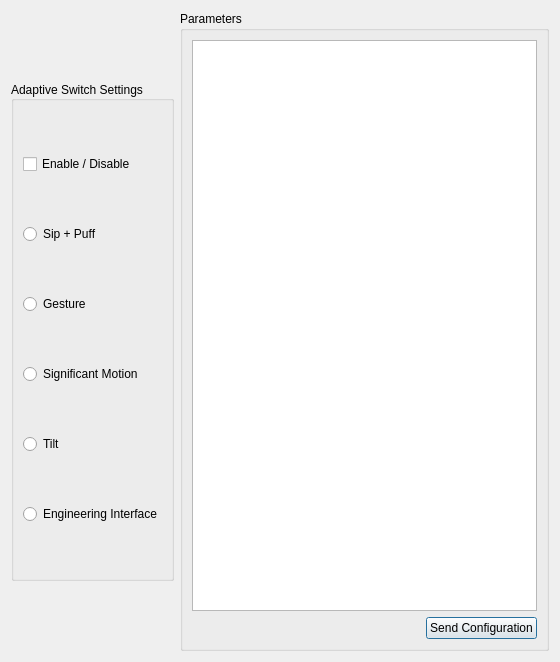
<?xml version="1.0" encoding="UTF-8"?>
<ui version="4.0">
 <class>Dialog</class>
 <widget class="QDialog" name="Dialog">
  <property name="geometry">
   <rect>
    <x>0</x>
    <y>0</y>
    <width>560</width>
    <height>662</height>
   </rect>
  </property>
  <property name="windowTitle">
   <string>Dialog</string>
  </property>
  <layout class="QHBoxLayout" name="horizontalLayout">
   <item>
    <widget class="QGroupBox" name="groupBox">
     <property name="sizePolicy">
      <sizepolicy hsizetype="Preferred" vsizetype="Maximum">
       <horstretch>0</horstretch>
       <verstretch>0</verstretch>
      </sizepolicy>
     </property>
     <property name="maximumSize">
      <size>
       <width>16777215</width>
       <height>500</height>
      </size>
     </property>
     <property name="title">
      <string>Adaptive Switch Settings</string>
     </property>
     <property name="alignment">
      <set>Qt::AlignLeading|Qt::AlignLeft|Qt::AlignVCenter</set>
     </property>
     <property name="flat">
      <bool>false</bool>
     </property>
     <property name="checkable">
      <bool>false</bool>
     </property>
     <layout class="QVBoxLayout" name="verticalLayout">
      <item>
       <widget class="QCheckBox" name="checkBox">
        <property name="text">
         <string>Enable / Disable</string>
        </property>
       </widget>
      </item>
      <item>
       <widget class="QRadioButton" name="radioButton_4">
        <property name="text">
         <string>Sip + Puff</string>
        </property>
       </widget>
      </item>
      <item>
       <widget class="QRadioButton" name="radioButton_3">
        <property name="text">
         <string>Gesture</string>
        </property>
       </widget>
      </item>
      <item>
       <widget class="QRadioButton" name="radioButton">
        <property name="text">
         <string>Significant Motion</string>
        </property>
       </widget>
      </item>
      <item>
       <widget class="QRadioButton" name="radioButton_2">
        <property name="text">
         <string>Tilt</string>
        </property>
       </widget>
      </item>
      <item>
       <widget class="QRadioButton" name="radioButton_5">
        <property name="text">
         <string>Engineering Interface</string>
        </property>
       </widget>
      </item>
     </layout>
    </widget>
   </item>
   <item>
    <widget class="QGroupBox" name="groupBox_2">
     <property name="title">
      <string>Parameters</string>
     </property>
     <layout class="QGridLayout" name="gridLayout">
      <item row="1" column="1">
       <widget class="QPushButton" name="pushButton">
        <property name="text">
         <string>Send Configuration</string>
        </property>
       </widget>
      </item>
      <item row="1" column="0">
       <spacer name="horizontalSpacer">
        <property name="orientation">
         <enum>Qt::Horizontal</enum>
        </property>
        <property name="sizeHint" stdset="0">
         <size>
          <width>40</width>
          <height>20</height>
         </size>
        </property>
       </spacer>
      </item>
      <item row="0" column="0" colspan="2">
       <widget class="QTextBrowser" name="textBrowser"/>
      </item>
     </layout>
    </widget>
   </item>
  </layout>
 </widget>
 <resources/>
 <connections/>
</ui>
